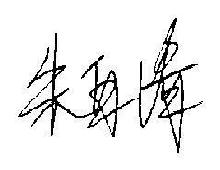
#> input picture test_imgs2/0_0.jpg, 220 x 170 px; its folder holds only this picture in this run
$ python -i img_thre_and_cut.py   (imports and definitions only)
#> lines starting #> are read from the running program, lines starting #| are printed output that depends on the picture; after the words box and inside, x2 and y2 are one past the last pixel; in counts of white or black regions, pixels touching at a corner belong together
# -*- coding: utf-8 -*-
'''
__author__ = 'kongzixiang'
'''

import os
import glob
from PIL import Image

def thre_and_cut(path):
#> called with path = '../test_imgs2/0_0.jpg'
    im=Image.open(path)
#> im is the input picture: PIL image 220x170 L; min 0, max 255, mean 234.2
    Lim=im.convert('L')
    threshold = 90
    table=[]
    for i in range(256):
      if i <threshold:
         table.append(0)
      else :
         table.append(1)

    img = Lim.point(table,'1')
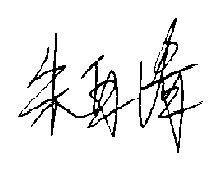
#> img: PIL image 220x170 1; 92.3% white; black in thin lines or dots, all inside (x1, y1, x2, y2) = (18, 18, 203, 153)
    img=img.convert('RGB')

    pixels=img.load()

    width,height=img.size
#> width = 220; height = 170

    x_region=[]
    y_region=[]

    for y in range(height):
        for x in range(width):
            L=pixels[x, y][0]*0.3+pixels[x, y][1]*0.59+pixels[x, y][2]*0.11
            if L<10:
                x_region.append(x)
                y_region.append(y)
#> after the loop, x_region = 2866 values, max 202 at index 1782, min 18 at index 2418, mean 117.3; y_region = 2866 values from 18 to 152

    x_left=min(x_region)
#> x_left = 18
    x_right=max(x_region)
#> x_right = 202
    y_up=min(y_region)
#> y_up = 18
    y_down=max(y_region)
#> y_down = 152

    region_left=x_left-20
#> region_left = -2
    region_right=x_right+20
#> region_right = 222
    region_up=y_up-20
#> region_up = -2
    region_down=y_down+20
#> region_down = 172
    region=(region_left,region_up,region_right,region_down)
#> region = (-2, -2, 222, 172)

    crop_img=img.crop(region)
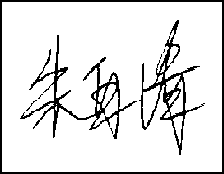
#> crop_img: PIL image 224x174 RGB; 88.6% white; 8 black regions (5 under 20 px), largest, box (x1, y1, x2, y2) and area: (0, 0, 224, 174) 1576, (20, 35, 137, 139) 1524, (139, 20, 205, 155) 1302
    crop_img=crop_img.convert('L')
    crop_img=crop_img.resize((220,170))
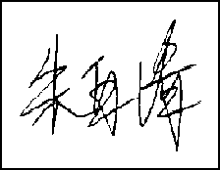
#> crop_img: PIL image 220x170 L; min 0, max 255, mean 225.8
    return crop_img

>>> result = thre_and_cut('../test_imgs2/0_0.jpg')

$ run again, on test_imgs2/10_0.jpg
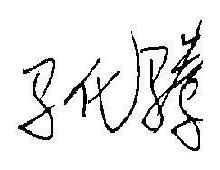
#> input picture test_imgs2/10_0.jpg, 220 x 170 px
#> in thre_and_cut, im is the input picture: PIL image 220x170 L; min 0, max 255, mean 232.8
#> in thre_and_cut, `img = Lim.point(table,'1')`:
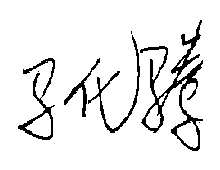
#> img: PIL image 220x170 1; 91.8% white; 7 black regions (3 under 20 px), largest, box (x1, y1, x2, y2) and area: (140, 20, 203, 151) 1640, (18, 58, 55, 140) 602, (88, 35, 140, 133) 518, (64, 58, 100, 117) 299
#> after the loop in thre_and_cut, `for y in range(height):`: x_region = 3064 values, max 202 at index 478, min 18 at index 2635, mean 130.2; y_region = 3064 values from 20 to 150
#> x_left = 18
#> x_right = 202
#> y_up = 20
#> y_down = 150
#> region_left = -2
#> region_right = 222
#> region_up = 0
#> region_down = 170
#> region = (-2, 0, 222, 170)
#> in thre_and_cut, `crop_img=crop_img.resize((220,170))`:
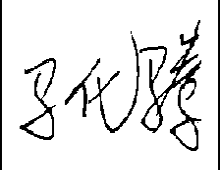
#> crop_img: PIL image 220x170 L; min 0, max 255, mean 229.9

$ run again, on test_imgs2/1123_3.jpg
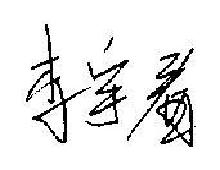
#> input picture test_imgs2/1123_3.jpg, 220 x 170 px
#> in thre_and_cut, im is the input picture: PIL image 220x170 L; min 0, max 255, mean 231.8
#> in thre_and_cut, `img = Lim.point(table,'1')`:
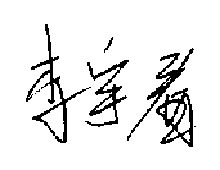
#> img: PIL image 220x170 1; 91.3% white; 8 black regions (3 under 20 px), largest, box (x1, y1, x2, y2) and area: (26, 24, 91, 143) 968, (156, 88, 193, 147) 824, (85, 60, 129, 127) 730, (127, 48, 194, 141) 667, (104, 37, 113, 53) 38
#> after the loop in thre_and_cut, `for y in range(height):`: x_region = 3236 values, max 195 at index 2837, min 26 at index 1653, mean 120.1; y_region = 3236 values from 24 to 146
#> x_left = 26
#> x_right = 195
#> y_up = 24
#> y_down = 146
#> region_left = 6
#> region_right = 215
#> region_up = 4
#> region_down = 166
#> region = (6, 4, 215, 166)
#> in thre_and_cut, `crop_img=crop_img.resize((220,170))`:
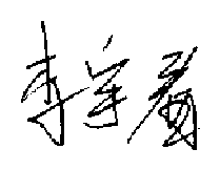
#> crop_img: PIL image 220x170 L; min 0, max 255, mean 230.6

$ run again, on test_imgs2/1123_6.jpg
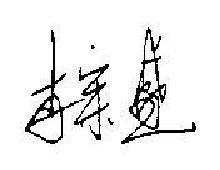
#> input picture test_imgs2/1123_6.jpg, 220 x 170 px
#> in thre_and_cut, im is the input picture: PIL image 220x170 L; min 0, max 255, mean 234.9
#> in thre_and_cut, `img = Lim.point(table,'1')`:
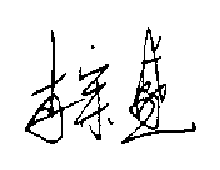
#> img: PIL image 220x170 1; 92.5% white; 5 black regions (2 under 20 px), largest, box (x1, y1, x2, y2) and area: (121, 27, 196, 144) 1258, (25, 30, 85, 144) 880, (74, 64, 109, 140) 617
#> after the loop in thre_and_cut, `for y in range(height):`: x_region = 2787 values, max 195 at index 2287, min 25 at index 2288, mean 105; y_region = 2787 values from 27 to 143
#> x_left = 25
#> x_right = 195
#> y_up = 27
#> y_down = 143
#> region_left = 5
#> region_right = 215
#> region_up = 7
#> region_down = 163
#> region = (5, 7, 215, 163)
#> in thre_and_cut, `crop_img=crop_img.resize((220,170))`:
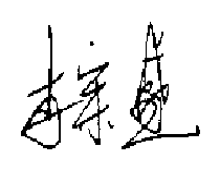
#> crop_img: PIL image 220x170 L; min 0, max 255, mean 233.2
